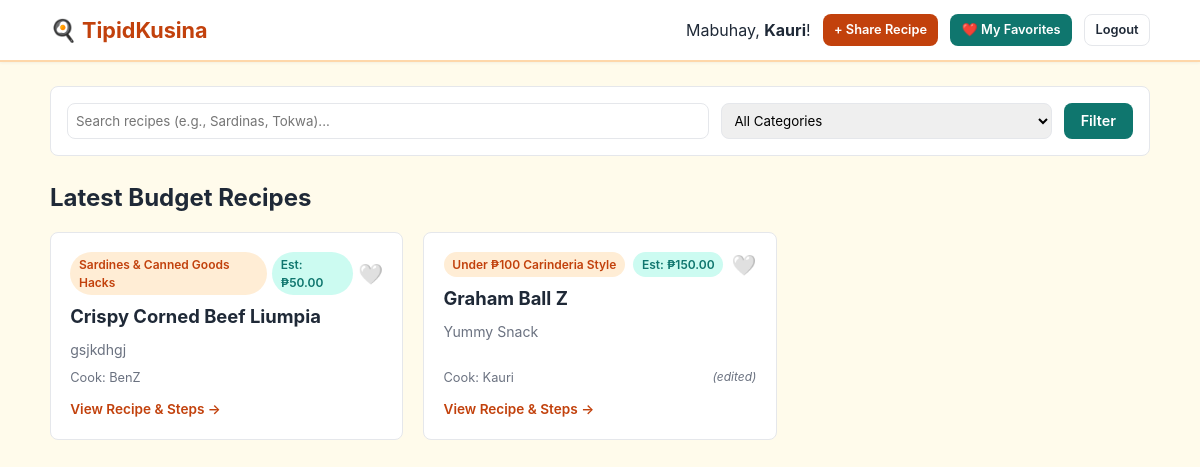
/index.php (signed in), run on the app's committed database.
### tables this page shows
CREATE TABLE `recipes` (
  `id` int(11) NOT NULL,
  `user_id` int(11) NOT NULL,
  `category_id` int(11) NOT NULL,
  `title` varchar(150) NOT NULL,
  `description` text NOT NULL,
  `instructions` text NOT NULL,
  `estimated_cost` decimal(8,2) NOT NULL DEFAULT 50.00,
  `is_edited` tinyint(1) DEFAULT 0,
  `created_at` timestamp NOT NULL DEFAULT current_timestamp(),
  `updated_at` timestamp NOT NULL DEFAULT current_timestamp() ON UPDATE current_timestamp()
);

CREATE TABLE `categories` (
  `id` int(11) NOT NULL,
  `name` varchar(100) NOT NULL,
  `created_at` timestamp NOT NULL DEFAULT current_timestamp()
);

CREATE TABLE `users` (
  `id` int(11) NOT NULL,
  `name` varchar(100) NOT NULL,
  `email` varchar(150) NOT NULL,
  `password` varchar(255) NOT NULL,
  `created_at` timestamp NOT NULL DEFAULT current_timestamp()
);

### classes/RecipeService.php (called while the page is built, shortened)
<?php
class RecipeService {
    public function getLatest(string $search = '', int $categoryId = 0): array {
        $sql = "SELECT r.*, c.name AS category_name, u.name AS author_name
                FROM recipes r
                JOIN categories c ON r.category_id = c.id
                JOIN users u ON r.user_id = u.id
                WHERE 1=1";
        $params = [];
        $sql .= " ORDER BY r.created_at DESC";
        $stmt = $this->pdo->prepare($sql);
        $stmt->execute($params);
        return $stmt->fetchAll();
    }
}

### auth_check.php (called while the page is built, shortened)
<?php
function current_user_id(): int {
    return (int) ($_SESSION['user_id'] ?? 0);
}

### classes/FavoriteService.php (called while the page is built, shortened)
<?php
class FavoriteService {
    public function isFavorited(int $userId, int $recipeId): bool {
        $stmt = $this->pdo->prepare("SELECT id FROM favorites WHERE user_id = ? AND recipe_id = ?");
        $stmt->execute([$userId, $recipeId]);
        return (bool) $stmt->fetch();
    }
}

### index.php (the view, shortened to what this page needs)
<?php
require_once __DIR__ . '/auth_check.php';
require_once __DIR__ . '/db.php';
require_once __DIR__ . '/classes/RecipeService.php';
require_once __DIR__ . '/classes/FavoriteService.php';
$recipeService = new RecipeService($pdo);
$favService = new FavoriteService($pdo);
$search = trim($_GET['q'] ?? '');
$catId = (int)($_GET['category'] ?? 0);
$recipes = $recipeService->getLatest($search, $catId);
?>
<!DOCTYPE html>
<html lang="en">
<head>
    <link rel="stylesheet" href="style.css">
</head>
<body>
    <header class="navbar">
        <div class="container nav-container">
            <a href="index.php" class="brand">🍳 TipidKusina</a>
            <nav class="nav-links">
                <span>Mabuhay, <strong><?= htmlspecialchars($_SESSION['user_name']) ?></strong>!</span>
                <a href="recipe_create.php" class="btn btn-sm btn-primary">+ Share Recipe</a>
                <a href="my_favorites.php" class="btn btn-sm btn-secondary">❤️ My Favorites</a>
                <a href="logout.php" class="btn btn-sm btn-outline">Logout</a>
            </nav>
        </div>
    </header>
    <main class="container">
        <section class="filter-card">
            <form method="GET" action="index.php" class="filter-form">
                <input type="text" name="q" placeholder="Search recipes (e.g., Sardinas, Tokwa)..." value="<?= htmlspecialchars($search) ?>" class="search-input">
                <select name="category" class="filter-select">
                    <option value="0">All Categories</option>
                </select>
                <button type="submit" class="btn btn-secondary">Filter</button>
            </form>
        </section>
        <section>
            <h2>Latest Budget Recipes</h2>
            <?php if (empty($recipes)): ?>
                <div class="empty-state">
                    <p>No student recipes found matching your filter. Be the first to share one!</p>
                </div>
            <?php else: ?>
                <div class="recipe-grid">
                    <?php foreach ($recipes as $r):
                        $isFav = $favService->isFavorited(current_user_id(), (int)$r['id']);
                    ?>
                        <article class="recipe-card">
                            <div class="recipe-card-header">
                                <span class="badge category-badge"><?= htmlspecialchars($r['category_name']) ?></span>
                                <span class="badge budget-badge">Est: ₱<?= number_format((float)$r['estimated_cost'], 2) ?></span>
                                <button class="fav-btn <?= $isFav ? 'active' : '' ?>" data-id="<?= $r['id'] ?>" title="Toggle Favorite">
                                    <?= $isFav ? '❤️' : '🤍' ?>
                                </button>
                            </div>
                            <h3><a href="recipe_detail.php?id=<?= $r['id'] ?>"><?= htmlspecialchars($r['title']) ?></a></h3>
                            <p class="recipe-desc"><?= htmlspecialchars(mb_strimwidth($r['description'], 0, 110, '...')) ?></p>
                            <div class="recipe-meta">
                                <span>Cook: <?= htmlspecialchars($r['author_name']) ?></span>
                                <?php if ($r['is_edited']): ?>
                                    <span class="edited-tag">(edited)</span>
                                <?php endif; ?>
                            </div>
                            <a href="recipe_detail.php?id=<?= $r['id'] ?>" class="view-link">View Recipe & Steps →</a>
                        </article>
                    <?php endforeach; ?>
                </div>
            <?php endif; ?>
        </section>
    </main>
</body>
</html>

### style.css (style rules this page uses)
:root { --primary: #c2410c; --primary-hover: #9a3412; --secondary: #0f766e; --secondary-hover: #115e59; --bg: #fffbeb; --surface: #ffffff; --text: #1f2937; --muted: #6b7280; --danger: #dc2626; --border: #e5e7eb; --radius: 8px; }
* { box-sizing: border-box; margin: 0; padding: 0; font-family: -apple-system, BlinkMacSystemFont, "Segoe UI", Roboto, sans-serif; }
body { background: var(--bg); color: var(--text); line-height: 1.5; padding-bottom: 3rem; }
.container { width: 92%; max-width: 1100px; margin: 0 auto; }
.navbar { background: var(--surface); border-bottom: 2px solid #fed7aa; padding: 0.85rem 0; position: sticky; top: 0; z-index: 10; box-shadow: 0 1px 3px rgba(0,0,0,0.05); }
.nav-container { display: flex; justify-content: space-between; align-items: center; flex-wrap: wrap; gap: 0.5rem; }
.brand { font-size: 1.35rem; font-weight: 700; color: var(--primary); text-decoration: none; }
.nav-links { display: flex; align-items: center; gap: 0.75rem; flex-wrap: wrap; }
.btn { display: inline-block; padding: 0.55rem 1rem; border-radius: var(--radius); font-size: 0.9rem; font-weight: 600; cursor: pointer; border: 1px solid transparent; text-decoration: none; }
.btn-primary { background: var(--primary); color: white; }
.btn-secondary { background: var(--secondary); color: white; }
.btn-outline { border-color: var(--border); color: var(--text); background: white; }
.btn-sm { padding: 0.35rem 0.65rem; font-size: 0.8rem; }
.badge { display: inline-block; font-size: 0.75rem; padding: 0.2rem 0.55rem; border-radius: 9999px; font-weight: 600; }
.category-badge { background: #ffedd5; color: var(--primary); }
.budget-badge { background: #ccfbf1; color: var(--secondary); }
.edited-tag { font-size: 0.75rem; color: var(--muted); font-style: italic; }
.recipe-grid { display: grid; grid-template-columns: repeat(auto-fill, minmax(290px, 1fr)); gap: 1.25rem; margin-top: 1rem; }
.recipe-card { background: white; border: 1px solid var(--border); border-radius: var(--radius); padding: 1.2rem; display: flex; flex-direction: column; justify-content: space-between; }
.recipe-card-header { display: flex; justify-content: space-between; align-items: center; margin-bottom: 0.5rem; gap: 0.3rem; }
.fav-btn { background: none; border: none; font-size: 1.25rem; cursor: pointer; line-height: 1; }
.recipe-card h3 a { color: var(--text); text-decoration: none; font-size: 1.15rem; }
.recipe-desc { color: var(--muted); font-size: 0.88rem; margin: 0.5rem 0; flex-grow: 1; }
.recipe-meta { font-size: 0.8rem; color: var(--muted); display: flex; justify-content: space-between; margin-bottom: 0.75rem; }
.view-link { color: var(--primary); font-size: 0.85rem; font-weight: 600; text-decoration: none; }
.filter-card { background: white; border-radius: var(--radius); padding: 1rem; border: 1px solid var(--border); margin: 1.5rem 0; }
.filter-form { display: flex; gap: 0.75rem; flex-wrap: wrap; }
.search-input { flex: 2; min-width: 200px; padding: 0.5rem; border: 1px solid var(--border); border-radius: var(--radius); }
.filter-select { flex: 1; min-width: 160px; padding: 0.5rem; border: 1px solid var(--border); border-radius: var(--radius); }

### data on the page
recipes: category.name "Sardines & Canned Goods Hacks", estimated_cost "50.00", title "Crispy Corned Beef Liumpia", description "gsjkdhgj", user.name "BenZ"
recipes: category.name "Under ₱100 Carinderia Style", estimated_cost "150.00", title "Graham Ball Z", description "Yummy Snack", user.name "Kauri", is_edited "(edited)"

### other printed values
$_SESSION['user_name'] "Kauri"
